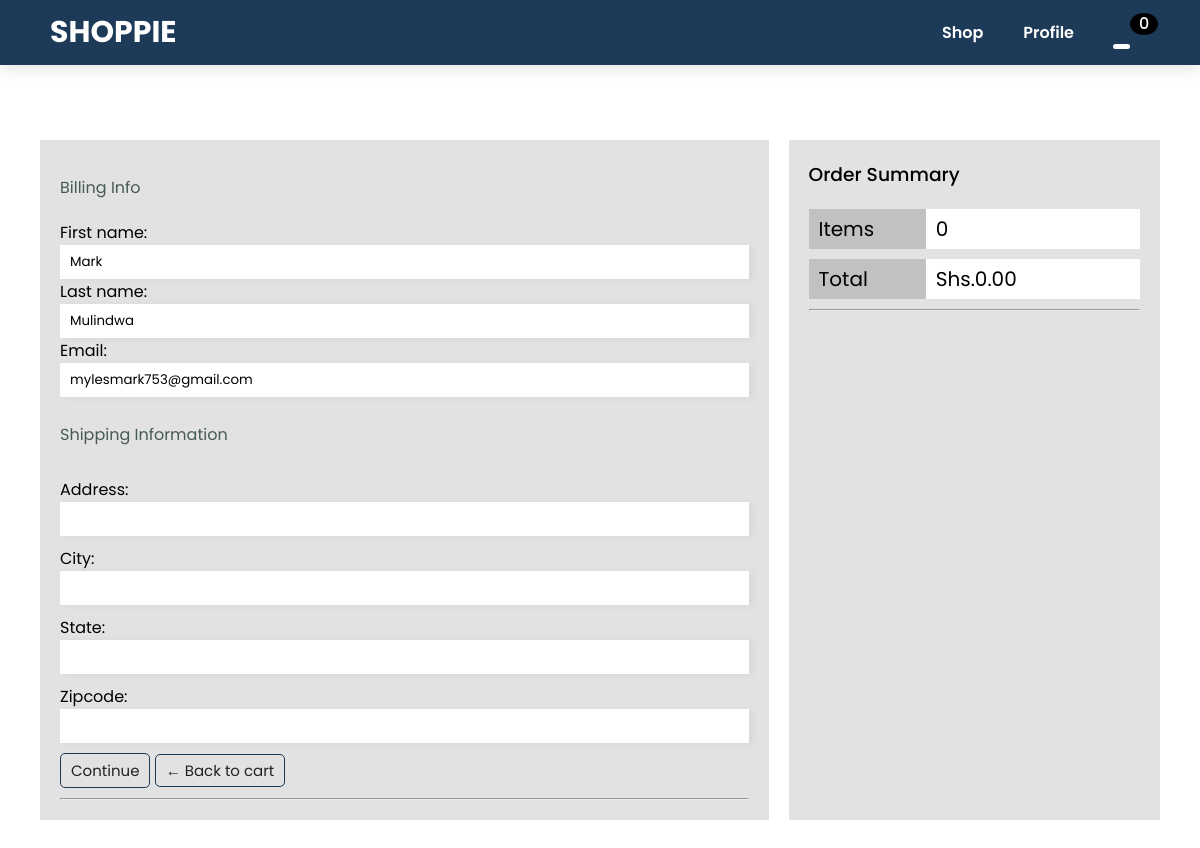
/checkout/ (signed in), run on an earlier commit of the app's database.
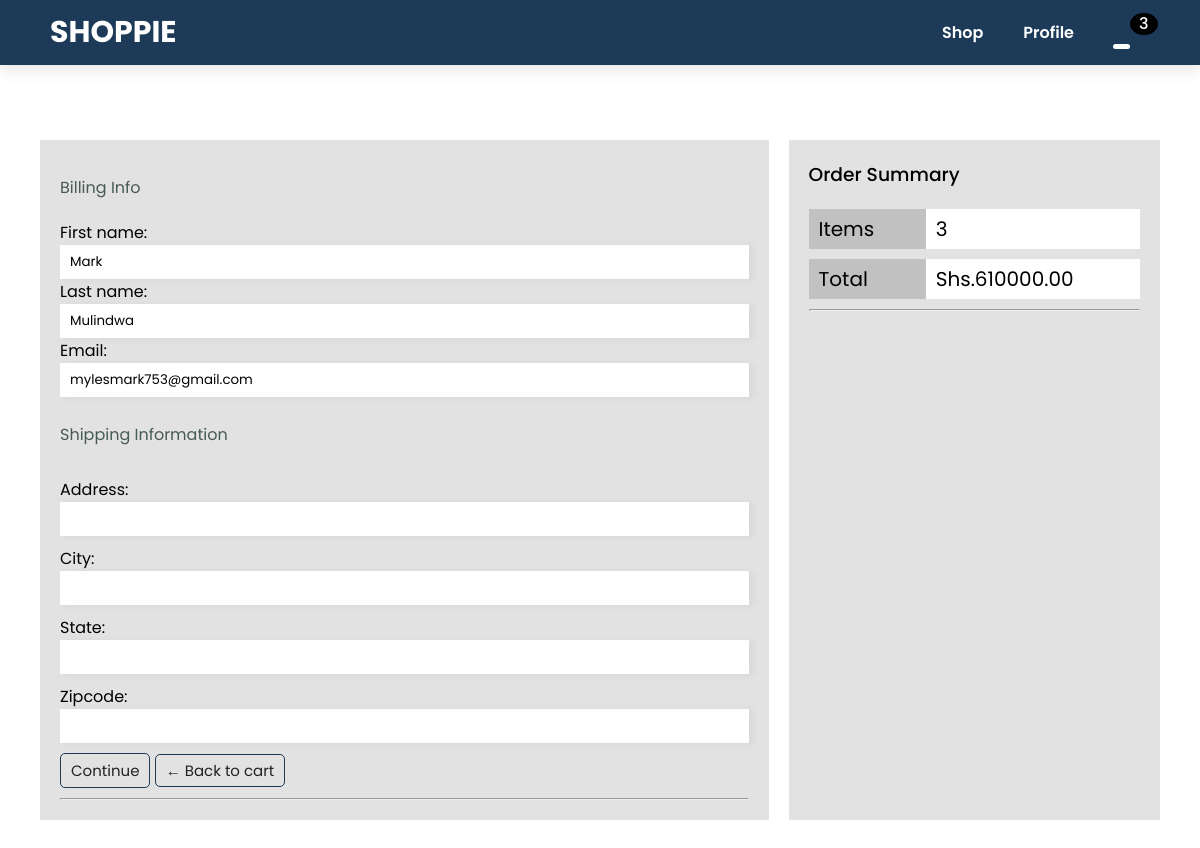
And on a later commit of the database.
### shop/models.py (models this page shows, shortened)
class Order(models.Model):
    customer = models.ForeignKey(
        User, on_delete=models.SET_NULL, null=True, blank=True  # Link to User model
    )
    date_ordered = models.DateTimeField(auto_now_add=True)
    complete = models.BooleanField(default=False)
    transaction_id = models.CharField(max_length=100)
    @property
    def get_cart_total(self):
        orderitems = self.orderitem_set.all()
        total = sum([item.get_total for item in orderitems])
        return total
    @property
    def get_cart_items(self):
        orderitems = self.orderitem_set.all()
        total = sum([item.quantity for item in orderitems])
        return total

class OrderItem(models.Model):
    product = models.ForeignKey(
        Product, on_delete=models.SET_NULL, null=True, blank=True  # Link to Product model
    )
    order = models.ForeignKey(Order, on_delete=models.CASCADE, null=True, blank=True)  # Link to Order model
    quantity = models.IntegerField(default=0)
    date_added = models.DateTimeField(auto_now_add=True)
    @property
    def get_total(self):
        total = self.product.price * self.quantity
        return total

class Product(models.Model):
    name = models.CharField(max_length=100)
    description = models.TextField(null=True, blank=True)
    owner = models.ForeignKey(Business, on_delete=models.CASCADE, null=True)  # Link to Business model
    price = models.DecimalField(max_digits=12, decimal_places=2)
    digital = models.BooleanField(default=False)
    image = models.ImageField(null=True, blank=True, max_length=500)
    category = models.ForeignKey(
        Category, on_delete=models.SET_NULL, null=True, blank=True
    )
    rating = models.DecimalField(default=0.0, decimal_places=1, max_digits=3)

### shop/views.py (the view)
# urls.py: path('checkout/', checkout, name="checkout"),
@login_required
def checkout(request):
    data = cartData(request)
    cartItems = data["cartItems"]
    order = data["order"]
    items = data["items"]
    if request.method == 'POST':
        shipping_form = ShippingAddressForm(request.POST)
        if shipping_form.is_valid():
            shipping_form.save()
            shippingaddress = ShippingAddress.objects.filter(
                address=shipping_form.cleaned_data['address'],
                city=shipping_form.cleaned_data['city'],
                state=shipping_form.cleaned_data['state'],
                zipcode=shipping_form.cleaned_data['zipcode'],
                ).first()
            customer = request.user
            transaction_id = datetime.datetime.now().timestamp()
            order, created = Order.objects.get_or_create(customer=customer, complete=False)
            order.transaction_id = transaction_id
            shippingaddress.customer = customer
            shippingaddress.order = order
            order.save()
            shippingaddress.save()
            return redirect("process-order")
    else:
        shipping_form = ShippingAddressForm()
        user_form = UserInfoForm(initial={
            "first_name":request.user.first_name,
            "last_name":request.user.last_name,
            "email":request.user.email})
    context = {
        "title": "CHECKOUT",
        "items": items,
        "order": order,
        "cartItems": cartItems,
        "shipping_form": shipping_form,
        "user_form": user_form
    }
    return render(request, "shop/checkout.html", context)

### shop/forms.py
class ShippingAddressForm(forms.ModelForm):
    address = forms.CharField(required=True)
    city = forms.CharField(required=True)
    state = forms.CharField(required=True)
    zipcode = forms.CharField(required=True)
    class Meta:
        model = ShippingAddress
        fields = ["address", "city", "state", "zipcode"]
    def __init__(self, *args, **kwargs):
        super(ShippingAddressForm, self).__init__(*args, **kwargs)
        for field in self.fields:
            self.fields[field].widget.attrs['class'] = 'form-control'

class UserInfoForm(forms.Form):
    first_name = forms.CharField(widget=forms.TextInput(attrs={'readonly':'readonly', 'class':'form-control'}))
    last_name = forms.CharField(widget=forms.TextInput(attrs={'readonly':'readonly', 'class':'form-control'}))
    email = forms.CharField(widget=forms.TextInput(attrs={'readonly':'readonly', 'class':'form-control'}))

### shop/templates/shop/checkout.html (shortened to what this page needs)
{% extends 'shop/main.html' %} {% load static %} {% block content %}
<div class="section-p1 mar-100 checkout">
      <form action="" id="form-checkout" method="POST">
        <div class="credentials">
            <div id="user-info">
                <p>Billing Info </p>
                {{ user_form }}
            </div>
            <div id="shipping-info">
                <p>Shipping Information</p>
                {{ shipping_form }}
            </div>
        </div>
        <div class="btns">
            <button id="form-button" type="submit" class="btn btn-success">Continue</button>
            <a class="btn btn-success" href="{% url 'cart' %}"
        >&#x2190; Back to cart</a>
        </div>
        <hr>
      </form>
  <div class="order">
    <div class="box-elem">
      <h3 class="order-title">Order Summary</h3>
      <span class="summary"><span>Items</span><small>{{ order.get_cart_items }}</small></span>
      <span class="summary"><span>Total </span><small>Shs.{{ order.get_cart_total|floatformat:2 }}</small></span>
    </div>
      <hr>
  </div>
</div>
{% endblock content %}

What changed in the data, as far as the page shows it:
changed Order: get_cart_items "0" → "3"; get_cart_total "0.00" → "610000.00"
Also different on the page:
{{ cartItems }}: "0" → "3"
